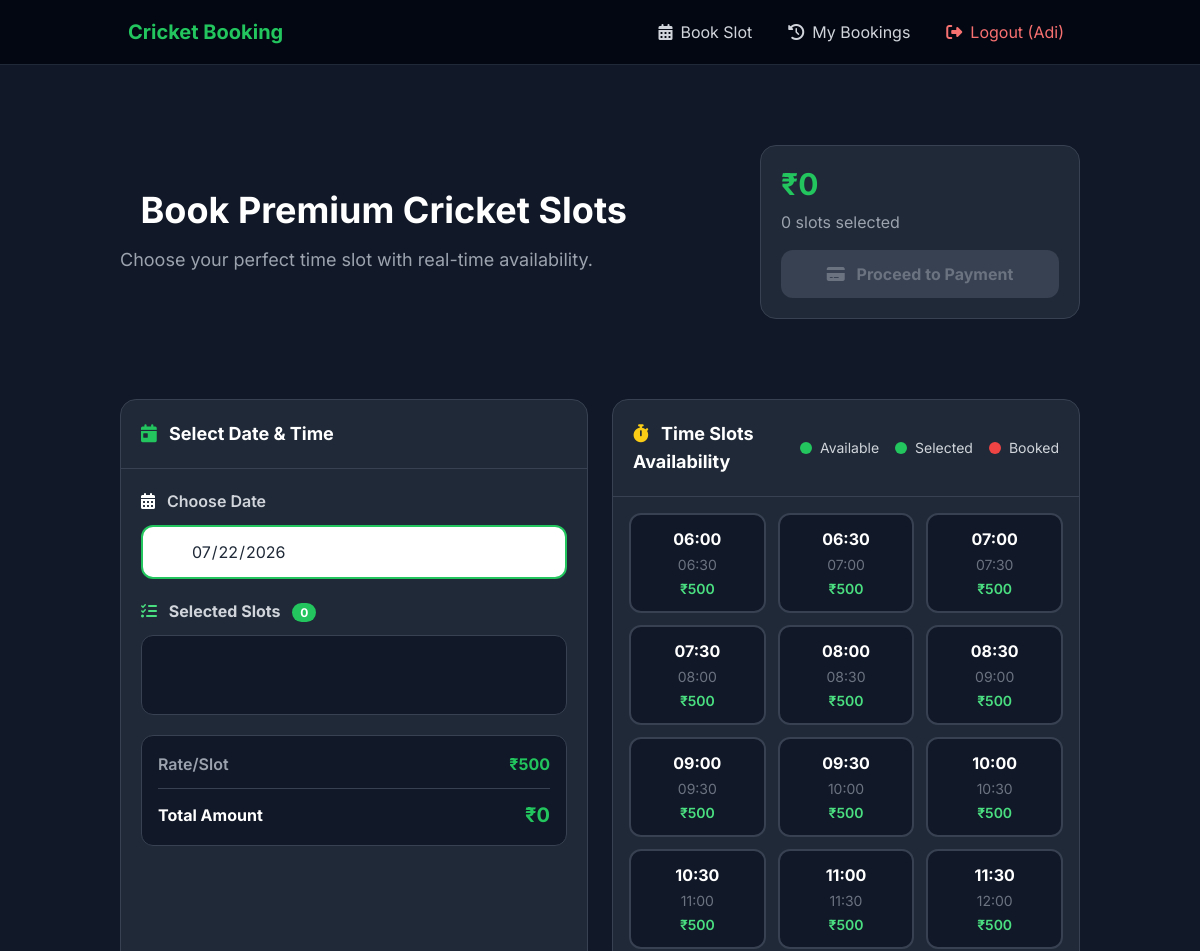
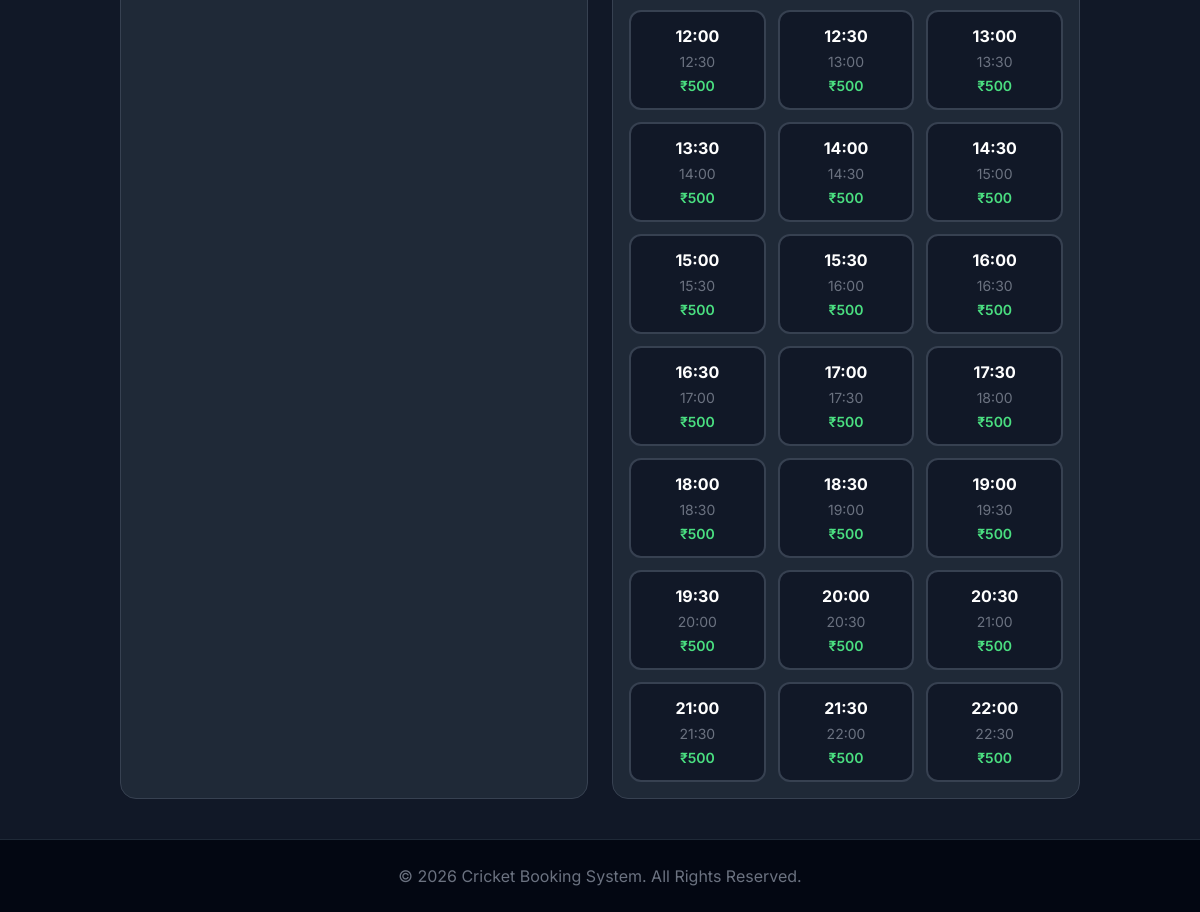
Screenshot of / (signed in) with the database file from the repository (2 pictures, top to bottom).
### booking/models.py (models this page shows, shortened)
class TimeSlot(models.Model):
    start_time = models.TimeField()
    end_time = models.TimeField()

### booking/views.py (the view)
# urls.py: path('', views.home, name="home"),
@login_required
def home(request):
    slots = TimeSlot.objects.all()
    today = request.GET.get('today', None)
    return render(request, "index.html", {"slots": slots, "today": today})

### booking/templates/index.html (shortened to what this page needs)
{% extends 'base.html' %}
{% block content %}
<section class="py-6 lg:py-10 mb-6 lg:mb-10">
    <div class="flex flex-col lg:flex-row lg:items-center gap-6">
        <div class="flex-1">
            <h3 class="text-2xl md:text-3xl lg:text-4xl font-bold text-white mb-4">
                Book Premium Cricket Slots
            </h3>
            <p class="text-lg text-gray-400">
                Choose your perfect time slot with real-time availability.
            </p>
        </div>
        <div class="lg:w-80">
            <div class="p-5 rounded-2xl bg-gray-800 border border-gray-700 sticky top-24">
                <div class="text-3xl font-bold text-primary mb-2" id="total-price">₹0</div>
                <div class="text-gray-400 mb-4" id="slot-count">0 slots selected</div>
                <button id="proceed-payment" class="w-full py-3 rounded-xl bg-gray-700 text-gray-500 font-bold cursor-not-allowed" disabled>
                    <i class="fas fa-credit-card mr-2"></i> Proceed to Payment
                </button>
            </div>
        </div>
    </div>
</section>
<div class="flex flex-col lg:flex-row gap-6">
    <div class="lg:w-full xl:w-1/3">
        <div class="bg-gray-800 rounded-2xl border border-gray-700 h-full mb-6">
            <div class="p-5 border-b border-gray-700">
                <h5 class="text-lg font-bold text-white">
                    <i class="fas fa-calendar-day text-primary mr-2"></i>
                    Select Date & Time
                </h5>
            </div>
            <div class="p-5">
<div class="mb-5">
                    <label class="block font-semibold text-gray-300 mb-3">
                        <i class="fas fa-calendar-alt text-white mr-2"></i> Choose Date
                    </label>
                    <div class="relative">
                        <input type="date" id="booking-date" class="w-full px-4 py-3 pl-12 rounded-xl bg-gray-900 border border-gray-700 text-white focus:outline-none focus:border-primary transition-all" required>
                        <i class="fas fa-calendar-alt absolute left-4 top-1/2 transform -translate-y-1/2 text-white"></i>
                    </div>
                </div>
                <div class="mb-5">
                    <h6 class="font-bold text-gray-300 mb-3">
                        <i class="fas fa-list-check text-green-400 mr-2"></i>
                        Selected Slots <span class="ml-2 px-2 py-0.5 rounded-full bg-primary text-white text-xs">{{ selectedSlots|length }}</span>
                    </h6>
                    <div id="selected-slots-list" class="min-h-20 p-3 rounded-xl bg-gray-900 border border-gray-700 flex flex-wrap gap-2"></div>
                </div>
                <div class="p-4 rounded-xl bg-gray-900 border border-gray-700">
                    <div class="flex justify-between mb-3">
                        <span class="text-gray-400 font-semibold">Rate/Slot</span>
                        <span class="text-primary font-bold">₹500</span>
                    </div>
                    <div class="border-t border-gray-700 pt-3">
                        <div class="flex justify-between items-center">
                            <span class="font-bold text-white">Total Amount</span>
                            <span class="text-xl font-bold text-primary" id="total-amount">₹0</span>
                        </div>
                    </div>
                </div>
            </div>
        </div>
    </div>
    <div class="lg:w-full xl:w-2/3">
        <div class="bg-gray-800 rounded-2xl border border-gray-700 h-full">
            <div class="p-5 border-b border-gray-700">
                <div class="flex flex-col sm:flex-row sm:items-center justify-between gap-3">
                    <h5 class="text-lg font-bold text-white">
                        <i class="fas fa-stopwatch text-yellow-400 mr-2"></i>
                        Time Slots Availability
                    </h5>
                    <div class="flex items-center gap-4 text-sm">
                        <span class="flex items-center gap-2">
                            <span class="w-3 h-3 rounded-full bg-green-500"></span> Available
                        </span>
                        <span class="flex items-center gap-2">
                            <span class="w-3 h-3 rounded-full bg-primary"></span> Selected
                        </span>
                        <span class="flex items-center gap-2">
                            <span class="w-3 h-3 rounded-full bg-red-500"></span> Booked
                        </span>
                    </div>
                </div>
            </div>
            <div class="p-4">
<div class="grid grid-cols-3 sm:grid-cols-3 md:grid-cols-4 lg:grid-cols-3 xl:grid-cols-4 gap-2 sm:gap-3" id="slots-grid">
                    {% for slot in slots %}
                    <div class="slot-box cursor-pointer rounded-lg sm:rounded-xl p-2 sm:p-3 border-2 border-gray-700 bg-gray-900 hover:border-primary hover:scale-105 transition-all text-center"
                         data-slot-id="{{ slot.id }}"
                         data-price="500"
                         data-start="{{ slot.start_time|time:'H:i' }}"
                         data-end="{{ slot.end_time|time:'H:i' }}">
                        <div class="font-bold text-white mb-1">{{ slot.start_time|time:"H:i" }}</div>
                        <div class="text-gray-500 text-sm mb-1">{{ slot.end_time|time:"H:i" }}</div>
<div class="text-green-400 font-semibold text-xs sm:text-sm">₹500</div>
                    </div>
                    {% empty %}
                    <div class="col-span-full text-center py-12">
                        <i class="fas fa-calendar-times text-5xl mb-4 text-gray-600"></i>
                        <h5 class="text-gray-400">No slots for this date</h5>
                    </div>
                    {% endfor %}
                </div>
            </div>
        </div>
    </div>
</div>
{% endblock %}

### booking/templates/base.html (shortened to what this page needs)
<!DOCTYPE html>
{% load static %}
<html lang="en">
<head>
    <script src="https://cdn.tailwindcss.com"></script>
    <link href="https://cdnjs.cloudflare.com/ajax/libs/font-awesome/6.6.0/css/all.min.css" rel="stylesheet">
    <link href="{% static 'booking/modern-ui.css' %}" rel="stylesheet">
</head>
<body class="flex flex-col min-h-screen bg-gray-900 text-gray-300">
    <nav class="sticky top-0 z-50 bg-gray-950 border-b border-gray-800">
        <div class="container mx-auto px-4 sm:px-6 lg:px-8">
            <div class="flex items-center justify-between h-16">
                <a href="{% url 'home' %}" class="flex items-center gap-2">
                    <span class="text-xl font-bold text-primary hidden sm:block">Cricket Booking</span>
                </a>
                <div class="hidden md:flex items-center gap-1">
                    {% if user.is_authenticated %}
                        <a href="{% url 'home' %}" class="px-4 py-2 rounded-lg hover:bg-gray-800 hover:text-primary transition-all">
                            <i class="fas fa-calendar-alt mr-2"></i>Book Slot
                        </a>
                        <a href="{% url 'history' %}" class="px-4 py-2 rounded-lg hover:bg-gray-800 hover:text-primary transition-all">
                            <i class="fas fa-history mr-2"></i>My Bookings
                        </a>
                        <a href="{% url 'logout' %}" class="px-4 py-2 rounded-lg hover:bg-gray-800 hover:text-red-500 transition-all text-red-400">
                            <i class="fas fa-sign-out-alt mr-2"></i>Logout ({{ user.username }})
                        </a>
                    {% endif %}
                </div>
            </div>
        </div>
    </nav>
    <main class="flex-grow container mx-auto px-4 sm:px-6 lg:px-8 py-6 lg:py-10">
        {% block content %}{% endblock %}
    </main>
    <footer class="mt-auto py-6 border-t border-gray-800 bg-gray-950">
        <div class="container mx-auto px-4 text-center">
            <p class="text-gray-500">&copy; 2026 Cricket Booking System. All Rights Reserved.</p>
        </div>
    </footer>
</body>
</html>

### booking/static/booking/modern-ui.css (style rules this page uses)
:root { --primary: #22c55e; --primary-dark: #16a34a; --bg-main: #0b1220; --bg-section: #111827; --card-bg: #ffffff; --text-dark: #0f172a; --text-light: #64748b; }
body { font-family: 'Inter', sans-serif; }
.container { max-width: 1280px; }
input[type="date"] { background-color: #ffffff !important; color: #1f2937 !important; border: 2px solid #22c55e !important; cursor: pointer; }
.slot-box { padding: 12px; border-radius: 12px; text-align: center; background: #1e293b; border: 2px solid #334155; cursor: pointer; transition: all 0.2s; }

### rows the page displays
TimeSlot: start_time "06:00", end_time "06:30"
TimeSlot: start_time "06:30", end_time "07:00"
TimeSlot: start_time "07:00", end_time "07:30"
TimeSlot: start_time "07:30", end_time "08:00"
TimeSlot: start_time "08:00", end_time "08:30"
TimeSlot: start_time "08:30", end_time "09:00"
TimeSlot: start_time "09:00", end_time "09:30"
TimeSlot: start_time "09:30", end_time "10:00"
TimeSlot: start_time "10:00", end_time "10:30"
TimeSlot: start_time "10:30", end_time "11:00"
TimeSlot: start_time "11:00", end_time "11:30"
TimeSlot: start_time "11:30", end_time "12:00"
TimeSlot: start_time "12:00", end_time "12:30"
TimeSlot: start_time "12:30", end_time "13:00"
TimeSlot: start_time "13:00", end_time "13:30"
TimeSlot: start_time "13:30", end_time "14:00"
TimeSlot: start_time "14:00", end_time "14:30"
TimeSlot: start_time "14:30", end_time "15:00"
TimeSlot: start_time "15:00", end_time "15:30"
TimeSlot: start_time "15:30", end_time "16:00"
TimeSlot: start_time "16:00", end_time "16:30"
TimeSlot: start_time "16:30", end_time "17:00"
TimeSlot: start_time "17:00", end_time "17:30"
TimeSlot: start_time "17:30", end_time "18:00"
TimeSlot: start_time "18:00", end_time "18:30"
TimeSlot: start_time "18:30", end_time "19:00"
TimeSlot: start_time "19:00", end_time "19:30"
TimeSlot: start_time "19:30", end_time "20:00"
TimeSlot: start_time "20:00", end_time "20:30"
TimeSlot: start_time "20:30", end_time "21:00"
TimeSlot: start_time "21:00", end_time "21:30"
TimeSlot: start_time "21:30", end_time "22:00"
TimeSlot: start_time "22:00", end_time "22:30"

### other values shown
{{ user.username }} "Adi"
{{ selectedSlots|length }} "0"
